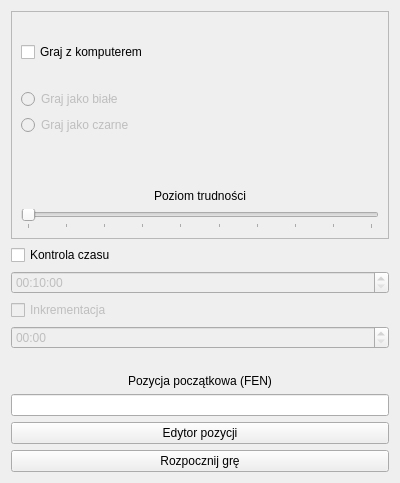
<?xml version="1.0" encoding="UTF-8"?>
<ui version="4.0">
 <class>GameSettingsWindow</class>
 <widget class="QWidget" name="GameSettingsWindow">
  <property name="geometry">
   <rect>
    <x>0</x>
    <y>0</y>
    <width>400</width>
    <height>483</height>
   </rect>
  </property>
  <property name="windowTitle">
   <string>Form</string>
  </property>
  <layout class="QVBoxLayout" name="verticalLayout">
   <item>
    <widget class="QFrame" name="frame">
     <property name="frameShape">
      <enum>QFrame::StyledPanel</enum>
     </property>
     <property name="frameShadow">
      <enum>QFrame::Raised</enum>
     </property>
     <layout class="QVBoxLayout" name="verticalLayout_3">
      <item>
       <widget class="QCheckBox" name="checkBox">
        <property name="enabled">
         <bool>true</bool>
        </property>
        <property name="sizePolicy">
         <sizepolicy hsizetype="Preferred" vsizetype="Preferred">
          <horstretch>0</horstretch>
          <verstretch>0</verstretch>
         </sizepolicy>
        </property>
        <property name="text">
         <string>Graj z komputerem</string>
        </property>
       </widget>
      </item>
      <item>
       <widget class="QRadioButton" name="radioButton">
        <property name="enabled">
         <bool>false</bool>
        </property>
        <property name="text">
         <string>Graj jako białe</string>
        </property>
       </widget>
      </item>
      <item>
       <widget class="QRadioButton" name="radioButton_2">
        <property name="enabled">
         <bool>false</bool>
        </property>
        <property name="text">
         <string>Graj jako czarne</string>
        </property>
       </widget>
      </item>
      <item>
       <widget class="QLabel" name="label">
        <property name="sizePolicy">
         <sizepolicy hsizetype="Preferred" vsizetype="Preferred">
          <horstretch>0</horstretch>
          <verstretch>0</verstretch>
         </sizepolicy>
        </property>
        <property name="text">
         <string>Poziom trudności</string>
        </property>
        <property name="alignment">
         <set>Qt::AlignBottom|Qt::AlignHCenter</set>
        </property>
       </widget>
      </item>
      <item>
       <widget class="QSlider" name="horizontalSlider">
        <property name="enabled">
         <bool>false</bool>
        </property>
        <property name="minimum">
         <number>1</number>
        </property>
        <property name="maximum">
         <number>10</number>
        </property>
        <property name="orientation">
         <enum>Qt::Horizontal</enum>
        </property>
        <property name="tickPosition">
         <enum>QSlider::TicksBelow</enum>
        </property>
        <property name="tickInterval">
         <number>1</number>
        </property>
       </widget>
      </item>
     </layout>
    </widget>
   </item>
   <item>
    <layout class="QVBoxLayout" name="verticalLayout_2">
     <item>
      <widget class="QCheckBox" name="checkBox_2">
       <property name="text">
        <string>Kontrola czasu</string>
       </property>
      </widget>
     </item>
     <item>
      <widget class="QTimeEdit" name="timeEdit">
       <property name="enabled">
        <bool>false</bool>
       </property>
       <property name="showGroupSeparator" stdset="0">
        <bool>false</bool>
       </property>
       <property name="minimumTime">
        <time>
         <hour>0</hour>
         <minute>0</minute>
         <second>10</second>
        </time>
       </property>
       <property name="currentSection">
        <enum>QDateTimeEdit::HourSection</enum>
       </property>
       <property name="displayFormat">
        <string>HH:mm:ss</string>
       </property>
       <property name="time">
        <time>
         <hour>0</hour>
         <minute>10</minute>
         <second>0</second>
        </time>
       </property>
      </widget>
     </item>
     <item>
      <widget class="QCheckBox" name="checkBox_3">
       <property name="enabled">
        <bool>false</bool>
       </property>
       <property name="text">
        <string>Inkrementacja</string>
       </property>
      </widget>
     </item>
     <item>
      <widget class="QTimeEdit" name="timeEdit_2">
       <property name="enabled">
        <bool>false</bool>
       </property>
       <property name="displayFormat">
        <string>mm:ss</string>
       </property>
      </widget>
     </item>
     <item>
      <widget class="QLabel" name="label_2">
       <property name="sizePolicy">
        <sizepolicy hsizetype="Preferred" vsizetype="Minimum">
         <horstretch>0</horstretch>
         <verstretch>0</verstretch>
        </sizepolicy>
       </property>
       <property name="text">
        <string>Pozycja początkowa (FEN)</string>
       </property>
       <property name="alignment">
        <set>Qt::AlignBottom|Qt::AlignHCenter</set>
       </property>
      </widget>
     </item>
     <item>
      <widget class="QLineEdit" name="lineEdit"/>
     </item>
     <item>
      <widget class="QPushButton" name="pushButton_2">
       <property name="text">
        <string>Edytor pozycji</string>
       </property>
      </widget>
     </item>
     <item>
      <widget class="QPushButton" name="pushButton">
       <property name="text">
        <string>Rozpocznij grę</string>
       </property>
      </widget>
     </item>
    </layout>
   </item>
  </layout>
 </widget>
 <resources/>
 <connections>
  <connection>
   <sender>checkBox</sender>
   <signal>toggled(bool)</signal>
   <receiver>radioButton</receiver>
   <slot>setEnabled(bool)</slot>
   <hints>
    <hint type="sourcelabel">
     <x>55</x>
     <y>50</y>
    </hint>
    <hint type="destinationlabel">
     <x>58</x>
     <y>97</y>
    </hint>
   </hints>
  </connection>
  <connection>
   <sender>checkBox</sender>
   <signal>toggled(bool)</signal>
   <receiver>radioButton_2</receiver>
   <slot>setEnabled(bool)</slot>
   <hints>
    <hint type="sourcelabel">
     <x>28</x>
     <y>52</y>
    </hint>
    <hint type="destinationlabel">
     <x>28</x>
     <y>128</y>
    </hint>
   </hints>
  </connection>
  <connection>
   <sender>checkBox</sender>
   <signal>toggled(bool)</signal>
   <receiver>horizontalSlider</receiver>
   <slot>setEnabled(bool)</slot>
   <hints>
    <hint type="sourcelabel">
     <x>104</x>
     <y>46</y>
    </hint>
    <hint type="destinationlabel">
     <x>196</x>
     <y>216</y>
    </hint>
   </hints>
  </connection>
  <connection>
   <sender>checkBox_2</sender>
   <signal>toggled(bool)</signal>
   <receiver>timeEdit</receiver>
   <slot>setEnabled(bool)</slot>
   <hints>
    <hint type="sourcelabel">
     <x>63</x>
     <y>258</y>
    </hint>
    <hint type="destinationlabel">
     <x>74</x>
     <y>289</y>
    </hint>
   </hints>
  </connection>
  <connection>
   <sender>checkBox_2</sender>
   <signal>toggled(bool)</signal>
   <receiver>checkBox_3</receiver>
   <slot>setEnabled(bool)</slot>
   <hints>
    <hint type="sourcelabel">
     <x>97</x>
     <y>257</y>
    </hint>
    <hint type="destinationlabel">
     <x>112</x>
     <y>318</y>
    </hint>
   </hints>
  </connection>
  <connection>
   <sender>checkBox_2</sender>
   <signal>toggled(bool)</signal>
   <receiver>timeEdit_2</receiver>
   <slot>setEnabled(bool)</slot>
   <hints>
    <hint type="sourcelabel">
     <x>134</x>
     <y>257</y>
    </hint>
    <hint type="destinationlabel">
     <x>166</x>
     <y>345</y>
    </hint>
   </hints>
  </connection>
  <connection>
   <sender>checkBox_3</sender>
   <signal>toggled(bool)</signal>
   <receiver>timeEdit_2</receiver>
   <slot>setEnabled(bool)</slot>
   <hints>
    <hint type="sourcelabel">
     <x>204</x>
     <y>315</y>
    </hint>
    <hint type="destinationlabel">
     <x>236</x>
     <y>346</y>
    </hint>
   </hints>
  </connection>
 </connections>
</ui>
